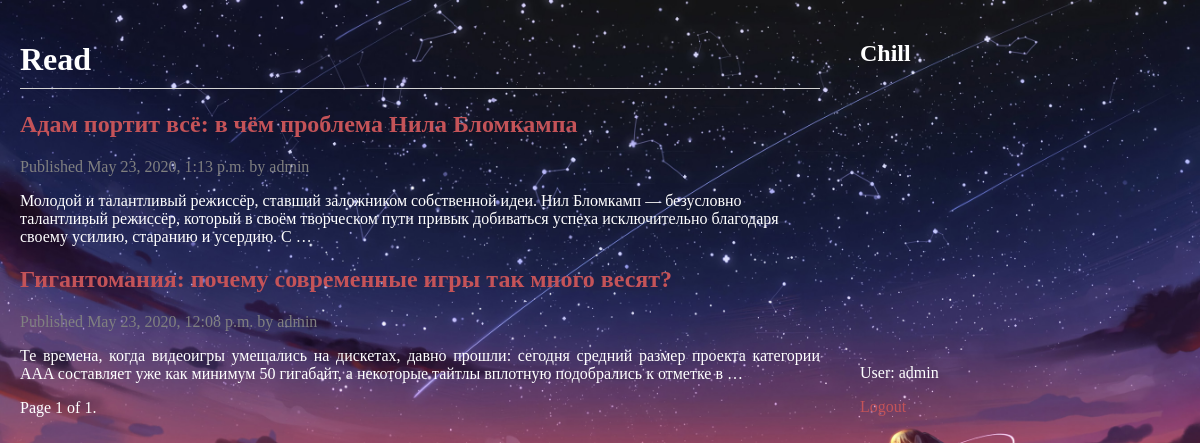
The app's page / (signed in) with its own data.
### news/models.py (models this page shows, shortened)
class Post(models.Model):
    STATUS_CHOICES = (
        ('draft', 'Draft'),
        ('published', 'Published'),
    )
    title = models.CharField(max_length=250)
    slug = models.SlugField(max_length=250,
                            unique_for_date='publish')
    author = models.ForeignKey(User,
                               on_delete=models.CASCADE,
                               related_name='blog_posts')
    body = models.TextField()
    publish = models.DateTimeField(default=timezone.now)
    created = models.DateTimeField(auto_now_add=True)
    updated = models.DateTimeField(auto_now=True)
    status = models.CharField(max_length=10,
                              choices=STATUS_CHOICES,
                              default='draft')
    objects = models.Manager()
    published = PublishedManager()
    class Meta:
        ordering = ('-publish',)
    def get_absolute_url(self):
        return reverse('news:post_detail', args=[self.publish.year, self.publish.month, self.publish.day, self.slug])

### news/views.py (the view)
# urls.py: path('', views.PostListView.as_view(), name='post_list'),
class PostListView(ListView):
    queryset = Post.published.all()
    context_object_name = 'posts'
    paginate_by = 9
    template_name = 'news/post/list.html'

### news/templates/news/post/list.html (shortened to what this page needs)
{% extends "news/base.html" %}
{% block content %}
  <h1>Read</h1>
  {% for post in posts %}
    <h2>
      <a href="{{ post.get_absolute_url }}">
       {{ post.title }}
      </a>
    </h2>
    <p class="date">
      Published {{ post.publish }} by {{ post.author }}
    </p>
    {{ post.body|safe|truncatewords:30|linebreaks}}
  {% endfor %}
    {% include "pagination.html" with page=page_obj %}
{% endblock %}

### news/templates/news/base.html (shortened to what this page needs)
{% load static %}
<!DOCTYPE html>
<html>
<head>
 <link href="{% static 'css/news.css' %}" rel="stylesheet">
</head>
<body>
 <div id="content">
  {% block content %}
      {% endblock %}
    </div>
 <div id="sidebar">
 	<h2>Chill</h2>
 	<iframe width="100%" height="36%" src="https://www.youtube.com/embed/jrTMMG0zJyI" frameborder="0" allow="accelerometer; autoplay; encrypted-media; gyroscope; picture-in-picture" allowfullscreen></iframe>
     {% if user.is_authenticated %}
        User: {{ user.get_username }}
        <p><a href="{% url 'logout'%}?next={{request.path}}">Logout</a></p>
     {% else %}
        <a href="{% url 'login'%}?next={{request.path}}">Login</a>
        <p></p>
        <a href="accounts/register/">Register</a>
     {% endif %}
 </div>
</body>
</html>

### static/css/news.css (style rules this page uses)
* { box-sizing:border-box; }
a { color: #C45358 !important; text-decoration: none }
body, html { height: 100%; margin: 0; background: url('background.jpg'); background-size: 100%; color: white; background-repeat: no-repeat; background-attachment: fixed }
h1 { border-bottom: 1px solid lightgrey; padding-bottom: 10px; }
.date, .info { color: grey; }
#content, #sidebar { display: inline-block; float: left; padding: 20px; height: 100%; }
#content { width: 70%; }
#sidebar { width: 30%; }

### records on screen
Post: title "Адам портит всё: в чём проблема Нила Бломкампа", publish "May 23, 2020, 1:13 p.m.", author "admin", body "Молодой и талантливый режиссёр, ставший заложником собственной идеи. Нил Бломкамп — безусловно талантливый режиссёр, который в своём творческом пути привык добиваться успеха исключительно благодаря своему усилию, старанию и усердию. С …"
Post: title "Гигантомания: почему современные игры так много весят?", publish "May 23, 2020, 12:08 p.m.", author "admin", body "Те времена, когда видеоигры умещались на дискетах, давно прошли: сегодня средний размер проекта категории AAA составляет уже как минимум 50 гигабайт, а некоторые тайтлы вплотную подобрались к отметке в …"

### other values on screen
{{ page.number }} "1"
{{ page.paginator.num_pages }} "1"
{{ user.get_username }} "admin"
